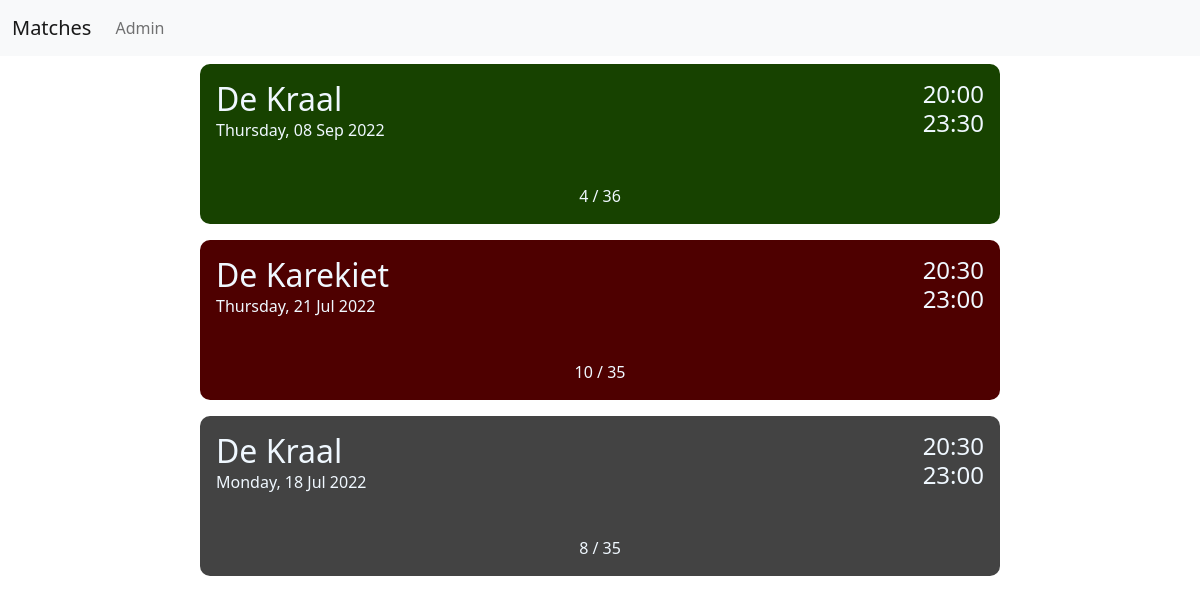
Page /matches on the earlier database version.
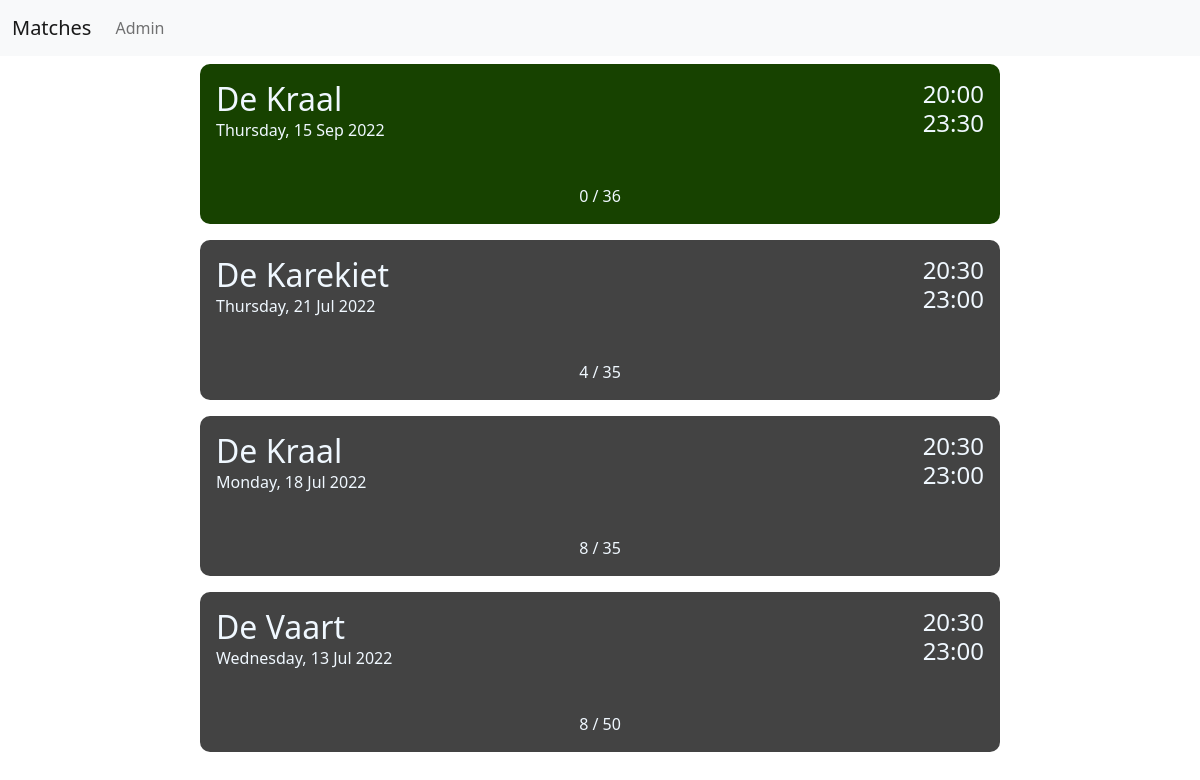
Same page on the later database version.
### tables this page shows
CREATE TABLE MATCHDAYS ([id] INTEGER PRIMARY KEY,[date] text, [starttime] text, [endtime] text, [location] text, [max] int, [status] text, [price] text, [password] text, [note] text);

### Program.py (the view, shortened to what this page needs)
@app.route('/matches', methods=['GET', 'POST'])
def matches():
    match_list = list(Functions.getData("match").values())
    match_list.sort(key=lambda row: (row[0]))
    match_list = [ i + [datetime.datetime(int(i[0][:4]), int(i[0][4:6]), int(i[0][6:]), 0, 0).strftime("%A, %d %b %Y").title()] for i in match_list]
    return render_template('matches.html', list=match_list[::-1], n_list=len(match_list))

### Program.py (called while the page is built)
def logindata():
    return {value[0]: {'password': value[1]} for key, value in list(Functions.getData("login").items()) if value[2] == 1}

@login_manager.request_loader
def request_loader(request):
    unames = logindata()
    uname = request.form.get('uname')
    if uname not in unames:
        return
    user = User()
    user.id = uname
    return user

@app.after_request
def add_header(r):
    r.headers["Cache-Control"] = "no-cache, no-store, must-revalidate"
    r.headers["Pragma"] = "no-cache"
    r.headers["Expires"] = "0"
    r.headers['Cache-Control'] = 'public, max-age=0'
    return r

### templates/matches.html (shortened to what this page needs)
{% extends 'layout.html' %}
{% block body %}
<link rel="stylesheet" href="../static/matches.css">
<div class="container-fluid">
    <div class="one">
        {% for i in range(n_list) %}
        <form id="{{list[i][0]}}" method="POST" action="">
            <div class="matches">
                <div id="{{ list[i][0] }}" class={{"card-" + list[i][5]}} name="cardname" onclick="document.getElementById('{{list[i][0]}}').submit();">
                    <div class="header">
                        <div>
                            <h2 class="title">{{ list[i][3] }}</h2>
                            <p class="date">{{ list[i][10] }}</p>
                        </div>
                        <div class="time">
                            <h4 class="stamp">{{ list[i][1] }}</h4>
                            <h4 class="stamp">{{ list[i][2] }}</h4>
                        </div>
                    </div>
                    <div class="participants">
                        <p>{{ list[i][9] }} / {{ list[i][4] }}</p>
                    </div>
                </div>
            </div>
        </form>
        {% endfor %}
    </div>
</div>
{% endblock %}

### templates/layout.html (shortened to what this page needs)
<!doctype html>
<html lang="en">
  <head>
    <link href="https://cdn.jsdelivr.net/npm/bootstrap@5.2.0/dist/css/bootstrap.min.css" rel="stylesheet">
  </head>
  <body>
    {% include 'navbar.html' %}
    {% block body %}{% endblock %}
  </body>
</html>

### templates/navbar.html (shortened to what this page needs)
<nav class="navbar navbar-expand-lg bg-light">
  <div class="container-fluid">
    <a class="navbar-brand" href="/matches">Matches</a>
    <div class="collapse navbar-collapse" id="navbarSupportedContent">
      <ul class="navbar-nav me-auto mb-2 mb-lg-0">
        <li class="nav-item">
          <a class="nav-item nav-link" href="/admin">Admin</a>
        </li>
    </div>
  </div>
</nav>

### static/matches.css (style rules this page uses)
.matches { display: flex; justify-content: center; }
.card-open { background-color: rgb(23, 66, 0); color: aliceblue; height: 10rem; width: 50rem; border-radius: 10px; display: flex; flex-direction: column; justify-content: space-between; margin: 0.5rem 0; transition: 0.3s; }
.card-ended { background-color: rgb(67, 67, 67); color: aliceblue; height: 10rem; width: 50rem; border-radius: 10px; display: flex; flex-direction: column; justify-content: space-between; margin: 0.5rem 0; transition: 0.3s; }
.title { margin: 1rem 1rem 0 1rem; }
.header { display: flex; justify-content: space-between; }
.time { display: flex; flex-direction: column; margin: 1em; }
.stamp { margin: 0; }
.date { margin: 0 0 0 1rem; }
.participants { display: flex; justify-content: center; }

Differences in the rows shown:
changed MATCHDAYS (number 1 of 4 on the later page): date "20220908" → "20220915" (drawn)
changed MATCHDAYS "De Karekiet": status "closed" → "ended" (drawn)
added MATCHDAYS: location "De Vaart", starttime "20:30", endtime "23:00"
Other differences:
new list line: "De Kraal 20:00 23:30"
new list line: "Thursday, 15 Sep 2022 0 / 36"
new list line: "De Karekiet 20:30 23:00"
new list line: "Thursday, 21 Jul 2022 4 / 35"
new list line: "Wednesday, 13 Jul 2022 8 / 50"
list line gone: "De Kraal 20:00 23:30"
list line gone: "Thursday, 08 Sep 2022 4 / 36"
list line gone: "De Karekiet 20:30 23:00"
list line gone: "Thursday, 21 Jul 2022 10 / 35"
